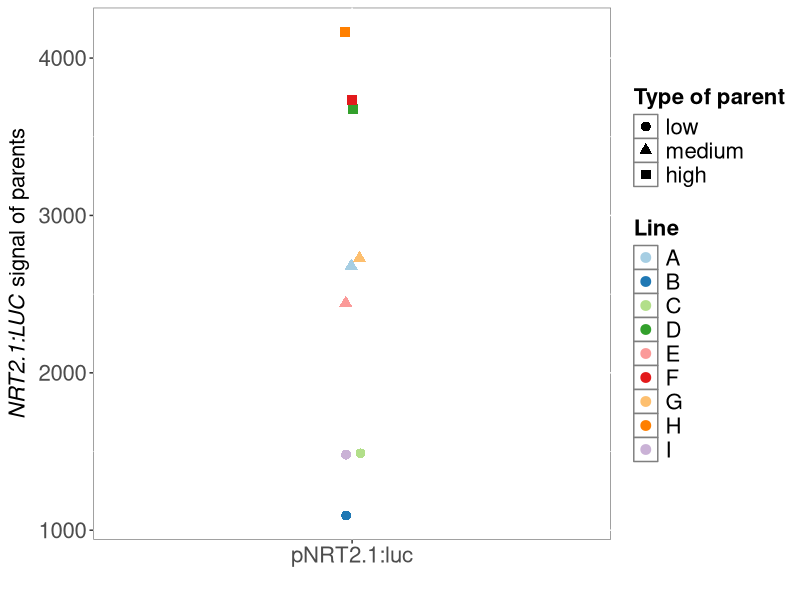
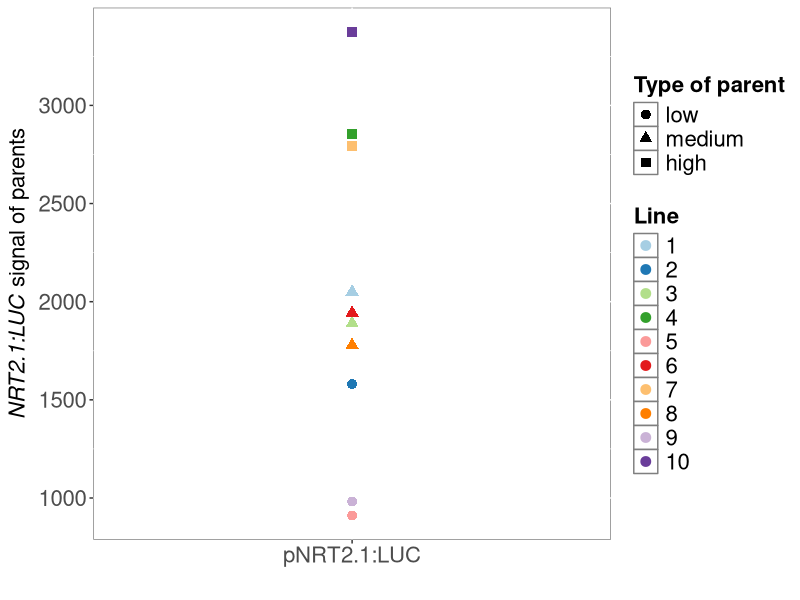
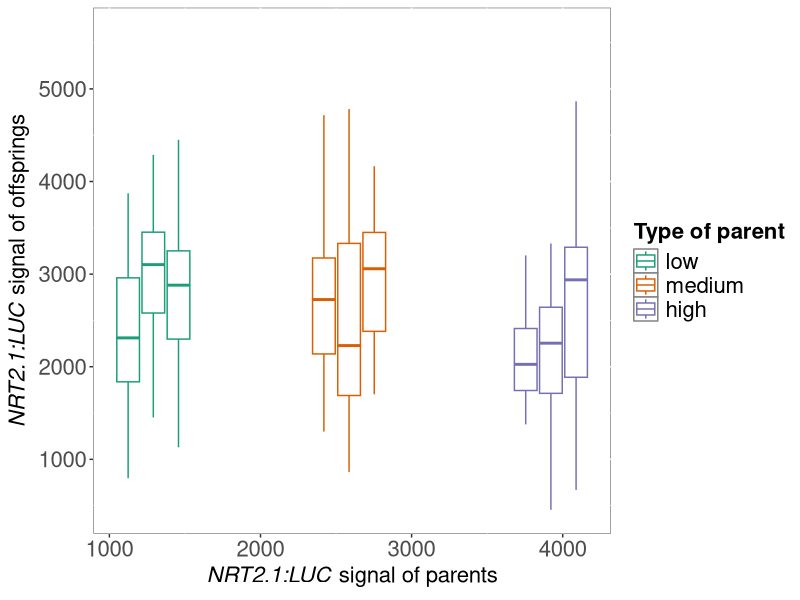
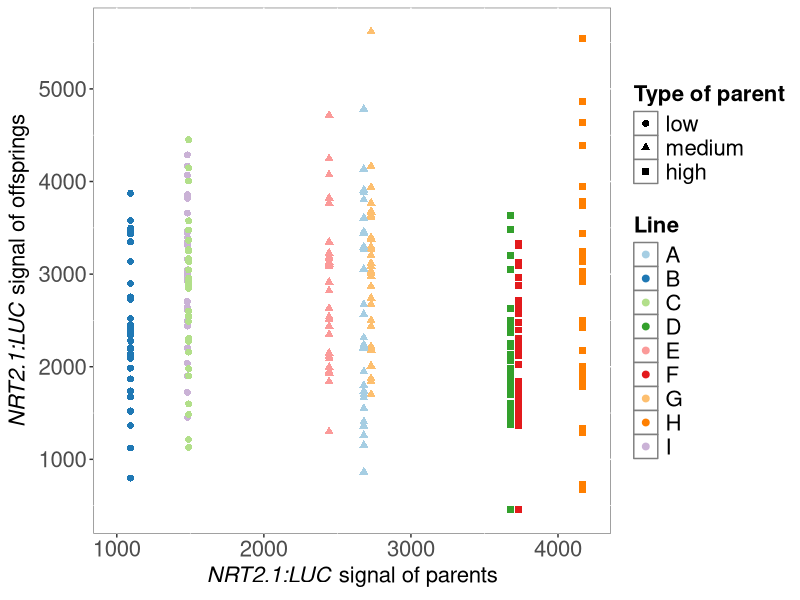
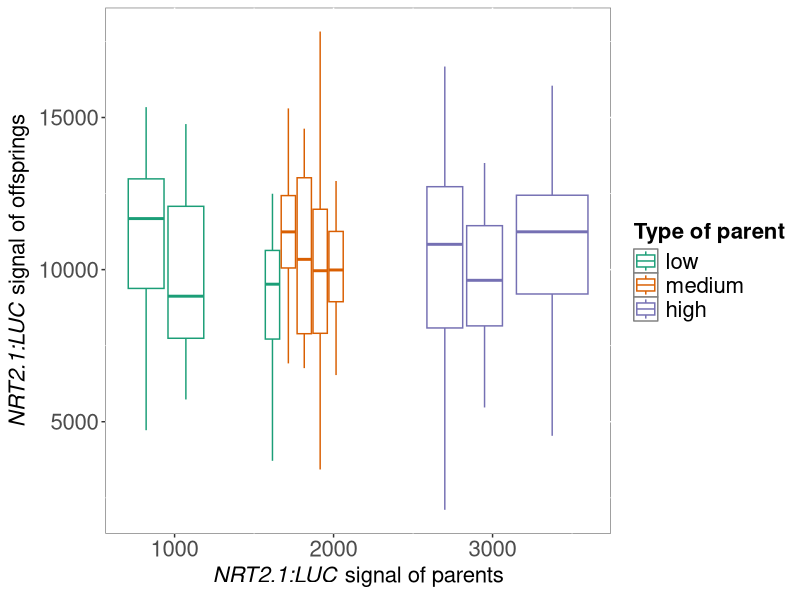
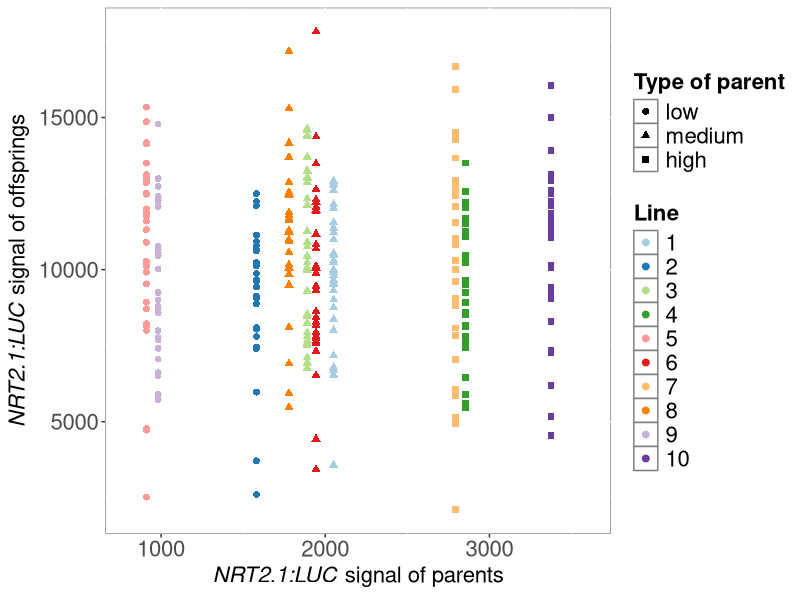
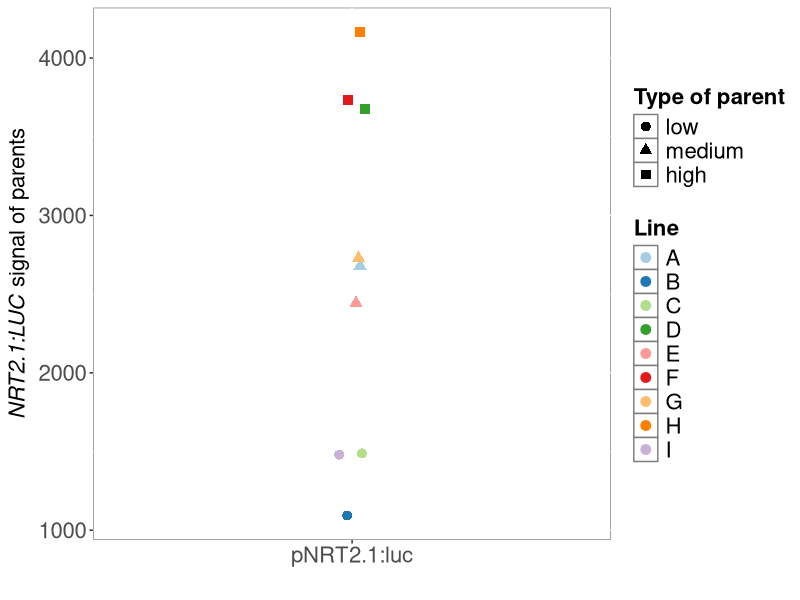
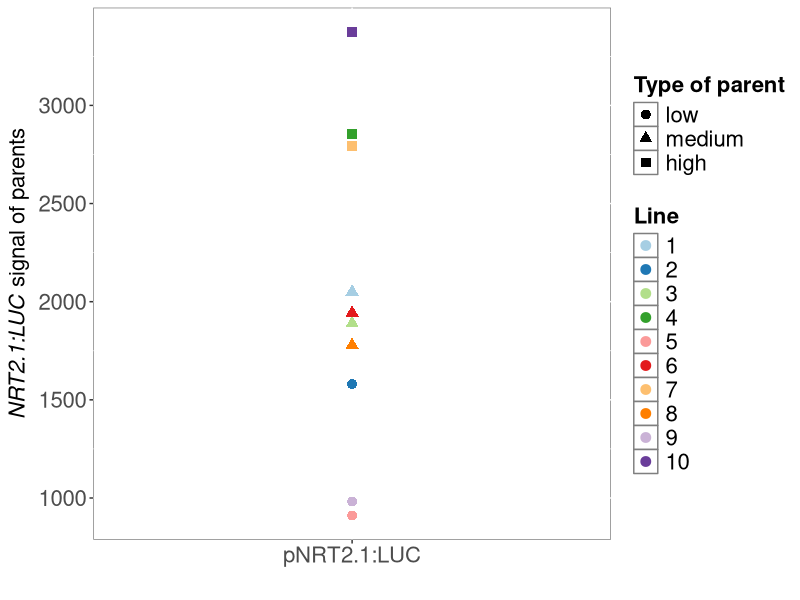

Here is the R script that generated these plots, in order:
## ---- chunk 1
knitr::opts_chunk$set(echo = TRUE)
## ---- chunk 2

library(tidyverse)
library(ggpubr)
library(RColorBrewer)

## ---- chunk 3

#rep1
MO1 <- read_tsv("rep1_MO1_MO2_MO3_transgenerational/MO1_transgenerational/Mo_01_20230418.txt")

MO2 <- read_tsv("rep1_MO1_MO2_MO3_transgenerational/MO2_transgenerational/Mo_02_20230424.txt")

MO3 <- read_tsv("rep1_MO1_MO2_MO3_transgenerational/MO3_transgenerational/Mo_03_20230512.txt")

rep1 <- bind_rows(MO1,MO2 ,MO3) %>% 
  mutate(expt="rep1")

#rep2

SC48 <- read_tsv("rep2_SC48_SC49_transgenerational/SC48_transgenerational/SC48_TransGen_luc_signal.txt")

SC49 <- read_tsv("rep2_SC48_SC49_transgenerational/SC49_transgenerational/SC49_transGenerational_luc_signal.txt")

rep2 <- bind_rows(SC48,SC49 ) %>% 
  mutate(expt="rep2")


rep1_2 <- rbind(rep1,rep2)

## ---- chunk 4

rep1_2_norm <- mutate(rep1_2, RawIntDenDivArea=RawIntDen/area) %>% 
  filter(seedling=="background") %>% 
  group_by(genotype, plate, expt) %>% 
  summarise(MeanBack=mean(RawIntDenDivArea)) %>% 
  full_join(rep1_2, by=c("genotype"="genotype", "plate"="plate", "expt"="expt")) %>% 
  mutate(RawIntDen_NormBack= RawIntDen-(MeanBack*area)) %>% 
  mutate(root_length_mm= length/4,
         RawIntDen_NormBack_NormLen=RawIntDen_NormBack/root_length_mm) %>% 
  filter(seedling!="background")

## ---- chunk 5

rep1_parents <- read_tsv("rep1_MO1_MO2_MO3_transgenerational/Rep1_parents_transgenerational_selection/Rep1_parents_transgenerational_selection.txt") %>% 
  mutate(expt="rep1")

rep2_parents <- read_tsv("rep2_SC48_SC49_transgenerational/Rep2_parents_transgenerational_selection/Rep2_parents_transgenerational_selection.txt") %>% 
  mutate(expt="rep2")

rep1_2_parents <- rbind(rep1_parents,rep2_parents)


# Normalisation of signal by the background and root length

rep1_2_parents_norm <- mutate(rep1_2_parents, RawIntDenDivArea_Parent=RawIntDen_Parent/area_Parent) %>% 
  filter(seedling_Parent=="background") %>% 
  group_by(genotype_Parent, PLATE_Parent, expt) %>% 
  summarise(MeanBack_Parent=mean(RawIntDenDivArea_Parent)) %>% 
  full_join(rep1_2_parents, by=c("genotype_Parent"="genotype_Parent", "PLATE_Parent"="PLATE_Parent", "expt"="expt")) %>% 
  mutate(RawIntDen_NormBack_Parent= RawIntDen_Parent-(MeanBack_Parent*area_Parent)) %>% 
  mutate(root_length_mm_Parent= length_Parent/4,
         RawIntDen_NormBack_NormLen_Parent=RawIntDen_NormBack_Parent/root_length_mm_Parent) %>% 
  filter(seedling_Parent!="background")



## ---- chunk 6

filter(rep1_2_parents_norm, expt=="rep1", type_Parent!="other", 
       !Parent_name%in%c("line10", "line19")) %>% 
  mutate(type_Parent=factor(type_Parent, levels=c("low", "medium", "high")),
         Parent_name=factor(Parent_name, levels=c("line2", "line3", "line6", "line9",
                                           "line11", "line12", "line13", "line14", "line17"))) %>% 
ggplot(aes(x=genotype_Parent, y=RawIntDen_NormBack_NormLen_Parent, shape=type_Parent, col=Parent_name)) +
  geom_jitter(size=3, width = 0.03, height = 0) +
  ylab(expression(paste(italic("NRT2.1:LUC")," signal of parents"))) +
  xlab("") +
  scale_color_brewer(palette = "Paired", name="Line", labels=c("A", "B", "C", "D", "E",
                                                                "F", "G", "H", "I")) +
  scale_shape(name="Type of parent") +
   theme(legend.text=element_text(size=16),legend.title = element_text(size=16, face="bold"), 
        axis.text=element_text(size=16), axis.title=element_text(size=16),
        plot.title = element_text(size=20,face="bold"),
        panel.background = element_rect(fill = "white", colour = "grey50")) 

ggsave("Selection_parents_rep1_transGen.jpg",height = 5, width = 6)

## ---- chunk 7

filter(rep1_2_parents_norm, expt=="rep2", type_Parent!="other",
       !Parent_name%in%c("line39", "line54")) %>% 
  mutate(type_Parent=factor(type_Parent, levels=c("low", "medium", "high"))) %>% 
ggplot(aes(x=genotype_Parent, y=RawIntDen_NormBack_NormLen_Parent, shape=type_Parent, col=Parent_name)) +
  geom_point(size=3) +
  ylab(expression(paste(italic("NRT2.1:LUC")," signal of parents"))) +
  scale_color_brewer(palette = "Paired", name="Line",  labels=c("1", "2", "3", "4", "5",
                                                                "6", "7", "8", "9", "10")) +
  scale_shape(name="Type of parent") +
  xlab("") +
  theme(legend.text=element_text(size=16),legend.title = element_text(size=16, face="bold"), 
        axis.text=element_text(size=16), axis.title=element_text(size=16),
        plot.title = element_text(size=20,face="bold"),
        panel.background = element_rect(fill = "white", colour = "grey50"))  +
  guides(shape = guide_legend(order=1),
         color = guide_legend(order=2))

ggsave("Selection_parents_rep2_transGen.jpg",height = 5, width = 6)



## ---- chunk 8

rep1_2_normwithParent <- left_join(rep1_2_norm, rep1_2_parents_norm, by=c("genotype"="Parent_name", "expt"="expt"))

## ---- chunk 9

# for rep1

filter(rep1_2_normwithParent, expt=="rep1") %>% 
mutate(type_Parent=factor(type_Parent, levels=c("low", "medium", "high"))) %>% 
  ggplot(aes(x=RawIntDen_NormBack_NormLen_Parent, y=RawIntDen_NormBack_NormLen, group= genotype, col=type_Parent)) +
  geom_boxplot( outlier.shape = NA, width=500 ) +
  ylab(expression(paste(italic("NRT2.1:LUC")," signal of offsprings"))) +
  xlab(expression(paste(italic("NRT2.1:LUC")," signal of parents"))) +
   scale_color_brewer(palette = "Dark2", name="Type of parent") +
  theme(legend.text=element_text(size=16),legend.title = element_text(size=16, face="bold"), 
        axis.text=element_text(size=16), axis.title=element_text(size=16),
        plot.title = element_text(size=20,face="bold"),
        panel.background = element_rect(fill = "white", colour = "grey50"))
  
ggsave("Boxplot_transgenerational_rep1_parentsValues.jpg", height = 4, width = 5)



filter(rep1_2_normwithParent, expt=="rep1") %>% 
mutate(type_Parent=factor(type_Parent, levels=c("low", "medium", "high")),
        genotype=factor(genotype, levels=c("line2", "line3", "line6", "line9",
                                           "line11", "line12", "line13", "line14", "line17"))) %>% 
  ggplot(aes(x=RawIntDen_NormBack_NormLen_Parent, y=RawIntDen_NormBack_NormLen, group=genotype, col=genotype , shape=type_Parent)) +
  geom_point(size=2) +
  xlim(1000, 4200)+
  ylab(expression(paste(italic("NRT2.1:LUC")," signal of offsprings"))) +
  xlab(expression(paste(italic("NRT2.1:LUC")," signal of parents"))) +
   scale_color_brewer(palette = "Paired", name="Line", labels=c("A", "B", "C", "D", "E",
                                                                "F", "G", "H", "I")) +
    scale_shape(name="Type of parent") +
  theme(legend.text=element_text(size=16),legend.title = element_text(size=16, face="bold"), 
        axis.text=element_text(size=16), axis.title=element_text(size=16),
        plot.title = element_text(size=20,face="bold"),
        panel.background = element_rect(fill = "white", colour = "grey50")) +
  guides(shape = guide_legend(order=1),
         color = guide_legend(order=2))
  
ggsave("scatterplot_transgenerational_rep1_parentsValues.jpg", height = 5, width = 6)


# for rep2

filter(rep1_2_normwithParent, expt=="rep2") %>% 
mutate(type_Parent=factor(type_Parent, levels=c("low", "medium", "high"))) %>% 
  ggplot(aes(x=RawIntDen_NormBack_NormLen_Parent, y=RawIntDen_NormBack_NormLen, group= genotype, col=type_Parent)) +
  geom_boxplot( outlier.shape = NA, width=500 ) +
  ylab(expression(paste(italic("NRT2.1:LUC")," signal of offsprings"))) +
  xlab(expression(paste(italic("NRT2.1:LUC")," signal of parents"))) +
   scale_color_brewer(palette = "Dark2", name="Type of parent") +
  theme(legend.text=element_text(size=16),legend.title = element_text(size=16, face="bold"), 
        axis.text=element_text(size=16), axis.title=element_text(size=16),
        plot.title = element_text(size=20,face="bold"),
        panel.background = element_rect(fill = "white", colour = "grey50"))
  
ggsave("Boxplot_transgenerational_rep2_parentsValues.jpg", height = 4, width = 5)



filter(rep1_2_normwithParent, expt=="rep2") %>% 
mutate(type_Parent=factor(type_Parent, levels=c("low", "medium", "high"))) %>% 
  ggplot(aes(x=RawIntDen_NormBack_NormLen_Parent, y=RawIntDen_NormBack_NormLen, group= genotype, shape=type_Parent, col=genotype)) +
  geom_point(size=2) +
  xlim(800, 3600)+
  ylab(expression(paste(italic("NRT2.1:LUC")," signal of offsprings"))) +
  xlab(expression(paste(italic("NRT2.1:LUC")," signal of parents"))) +
  scale_shape(name="Type of parent") +
   scale_color_brewer(palette = "Paired", name="Line", labels=c("1", "2", "3", "4", "5",
                                                                "6", "7", "8", "9", "10")) +
    
  theme(legend.text=element_text(size=16),legend.title = element_text(size=16, face="bold"), 
        axis.text=element_text(size=16), axis.title=element_text(size=16),
        plot.title = element_text(size=20,face="bold"),
        panel.background = element_rect(fill = "white", colour = "grey50")) +
  guides(shape = guide_legend(order=1),
         color = guide_legend(order=2))
  
ggsave("Scatterplot_transgenerational_rep2_parentsValues.jpg", height = 5, width = 6)


